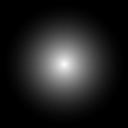
Frame 1 (no input)
Frame 60 (the mouse pressed at the canvas centre just before this capture): identical to frame 1, image omitted
Frame 120 (the mouse held since frame 60 and released just before this capture): identical to frame 1, image omitted

The Processing sketch that drew this single still picture (run headless with seeded random() and noise(); from frame 60 on, the mouse is pressed at the canvas centre):

// Processing sketch: sketch_200418a
// ── sketch_200418a.pde
void setup() {
  size(128, 128);
}

void draw() {
  background(0);
  clear();
  fill(0);

  for (int i = 0; i < 128; ++i) {
    float fk = ((float)i) / 128f;
    float fc = pow(min(1f, fk * 2), 2);
    int c = (int)(fk * fk * 255);
    fill(c);
    stroke(c);
    ellipse(64, 64, 128-i, 128-i);
  }
  
  save("sprite.png");
}
